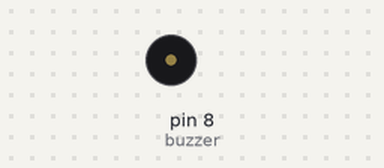
Recording of a sketch running on a simulated Arduino Uno, built with avr-gcc and run on an emulated ATmega328P. On the bench: buzzer (waves = sounding).

Above: at 0.7 s.
Timing chart, 0 to 2.2 s (numbered marks = the images above):
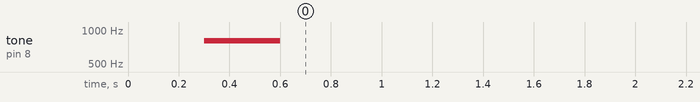

The sketch:

10Compete.ino
```cpp
int buzzer = 8;

void setup()
{
    pinMode(buzzer,OUTPUT);
    delay(300);
    tone(buzzer, 800);
    delay(300);
    noTone(buzzer);
}
void loop ()
{

}
```
